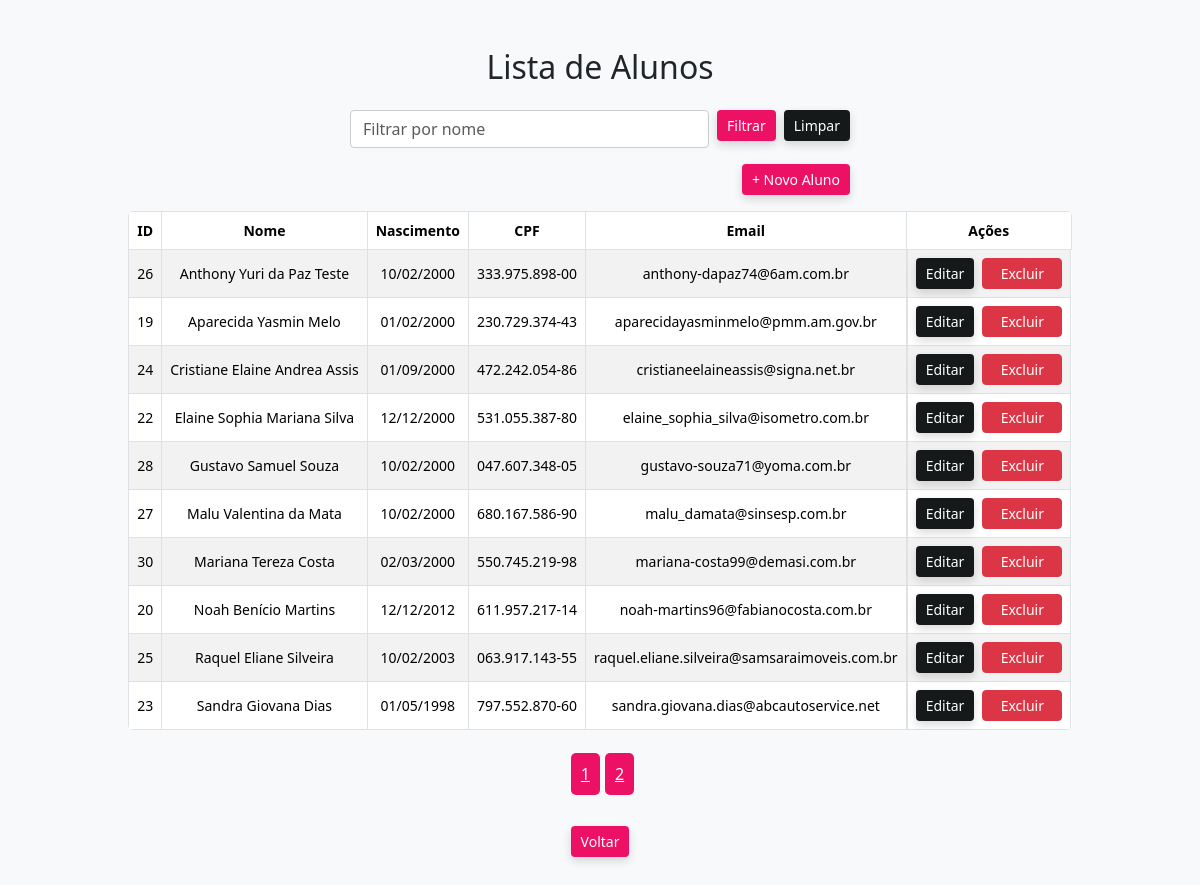
/index.php/Aluno (signed in), run on the app's committed database.
### tables this page shows
CREATE TABLE `alunos` (
  `id_aluno` bigint(20) NOT NULL,
  `nome_aluno` varchar(255) NOT NULL,
  `data_nascimento` date NOT NULL,
  `cpf_aluno` varchar(255) NOT NULL,
  `email_aluno` varchar(255) NOT NULL,
  `senha_aluno` varchar(255) NOT NULL,
  `criado_em` datetime NOT NULL
);

### app/Core/Controller.php (called while the page is built, shortened)
<?php
class Controller {
    public function model($model) {
        $modelClass = "App\\Models\\$model";
        return new $modelClass();
    }
    public function view($view, $dados = []) {
        $viewPath = __DIR__ . "/../Views/$view.php";
        extract($dados);
        require $viewPath;
    }
}

### app/Controllers/AlunoController.php (called while the page is built, shortened)
<?php
class AlunoController extends Controller {
   public function index() {
        $alunoModel = $this->model('Aluno');
        $filtroNome = $_GET['nome'] ?? null;
        if ($filtroNome) {
            $alunos = $alunoModel->listarPorNome($filtroNome);
        } else {
            $alunos = $alunoModel->listar();
        }
        $ordenacao = new OrdenacaoService();
        $alunosOrdenados = $ordenacao->ordenar($alunos, 'nome_aluno', 'asc');
        $paginaAtual = $_GET['pagina'] ?? 1;
        $resultadoPaginado = $ordenacao->paginar($alunosOrdenados, $paginaAtual, 10);
        $this->view('alunos/listar', ['alunos' => $resultadoPaginado]);
    }
}

### app/Core/App.php (called while the page is built, shortened)
<?php
class App {
    protected $controller = 'HomeController';
    protected $method = 'index';
    protected $routes = [
        'Home' => 'HomeController@index',
        'Aluno' => 'AlunoController@index',
        'Aluno/cadastrar' => 'AlunoController@cadastrar',
        'Aluno/atualizar' => 'AlunoController@atualizar',
        'Aluno/atualizarSenha' => 'AlunoController@atualizarSenha',
        'Aluno/deletar' => 'AlunoController@deletar',
        'Turma' => 'TurmaController@index',
        'Turma/cadastrar' => 'TurmaController@cadastrar',
        'Turma/deletar' => 'TurmaController@deletar',
        'Administrador' => 'AdministradorController@index',
        'Administrador/cadastrar' => 'AdministradorController@cadastrar',
        'Administrador/atualizar' => 'AdministradorController@atualizar',
        'Administrador/deletar' => 'AdministradorController@deletar',
        'Login' => 'LoginController@index',
        'Login/autenticar' => 'LoginController@autenticar',
        'Login/sair' => 'LoginController@sair',
        'Matricula/obterMatriculas' => 'MatriculaController@obterMatriculas',
        'Matricula/cadastrar' => 'MatriculaController@cadastrar',
        'Matricula/deletar' => 'MatriculaController@deletar',
    ];
    public function __construct() {
        $url = $this->parseUrl();
        $routeKey = implode('/', array_slice($url, 0, 2));
        if (array_key_exists($routeKey, $this->routes)) {
            $controllerMethod = explode('@', $this->routes[$routeKey]);
            $this->controller = $controllerMethod[0];
            $this->method = $controllerMethod[1];
        } else {
            $this->controller = isset($url[0]) ? ucfirst($url[0]) . 'Controller' : $this->controller;
            $this->method = isset($url[1]) ? $url[1] : $this->method;
            $this->params = array_slice($url, 2);
        }
        $this->params = array_slice($url, 2);
        $controller = new $controllerInstance;
        call_user_func_array([$controller, $this->method], $this->params);
    }
    public function parseUrl() {
        if (isset($_GET['url'])) {
            $url = rtrim($_GET['url'], '/');
            $url = filter_var($url, FILTER_SANITIZE_URL);
            return explode('/', $url);
        }
        return [];
    }
}

### public/index.php (called while the page is built, shortened)
<?php
require_once __DIR__ . '/../app/Helpers/url.php';
$app = new App();

### index.php (called while the page is built, shortened)
<?php
$root = str_replace('\\', '/', __DIR__);
$publicDir = $root . '/public';
require $publicDir . '/index.php';

### app/Helpers/url.php (called while the page is built)
<?php
if (!function_exists('url')) {
    function url(string $path = ''): string {
        $path = ltrim($path, '/');
        $base = defined('BASE_URL') ? rtrim(BASE_URL, '/') : '';
        return $base . '/index.php/' . $path;
    }
}
if (!function_exists('asset')) {
    function asset(string $path = ''): string {
        $path = ltrim($path, '/');
        $scriptName = str_replace('\\', '/', $_SERVER['SCRIPT_NAME']);
        $publicDir = rtrim(str_replace('index.php', '', $scriptName), '/');
        return $publicDir . '/public/assets/' . $path;
    }
}

### app/Core/Model.php (called while the page is built, shortened)
<?php
class Model
{
    public function __construct()
    {
        $dsn = "mysql:host=" . Config::$DB['host'] . ";dbname=" . Config::$DB['name'] . ";charset=utf8mb4";
        try {
            $this->conn = new PDO(
                $dsn,
                Config::$DB['user'],
                Config::$DB['pass'],
                [
                    PDO::MYSQL_ATTR_INIT_COMMAND => "SET NAMES utf8mb4"
                ]
            );
        } catch (PDOException $e) {
            die("Erro de conexão com o banco de dados: " . $e->getMessage());
        }
    }
}

### app/Models/Aluno.php (called while the page is built, shortened)
<?php
class Aluno extends Model
{
    public function listar()
    {
        $stmt = $this->conn->query("
            SELECT id_aluno, nome_aluno, data_nascimento, cpf_aluno, email_aluno, criado_em
            FROM alunos
            ORDER BY id_aluno DESC
        ");
        return $stmt->fetchAll(PDO::FETCH_ASSOC);
    }
}

### app/Views/alunos/listar.php (the view, shortened to what this page needs)
<!DOCTYPE html>
<html lang="pt-br">
<head>
    <link href="https://cdn.jsdelivr.net/npm/bootstrap@5.3.3/dist/css/bootstrap.min.css" rel="stylesheet">
    <link href="<?php echo asset('css/alunos.css') ?>" rel="stylesheet">
</head>
<body>
<div class="container my-5 d-flex flex-column align-items-center">
    <h2 class="mb-4">Lista de Alunos</h2>
    <form method="GET" action="<?php echo url('Aluno') ?>" class="d-flex gap-2 mb-3 w-100" style="max-width: 500px;">
        <input type="text" name="nome" class="form-control" placeholder="Filtrar por nome"
               value="<?php echo htmlspecialchars($_GET['nome'] ?? '') ?>" />
        <button type="submit" class="btn-pink">Filtrar</button>
        <a href="<?php echo url('Aluno') ?>" class="btn-gray">Limpar</a>
    </form>
    <div class="mb-3 w-100 text-end" style="max-width: 500px;">
        <a href="<?php echo url('Aluno/cadastrar') ?>" class="btn-pink">+ Novo Aluno</a>
    </div>
    <div class="table-responsive" style="max-width: 1000px;">
        <table class="table table-striped table-bordered text-center">
            <thead class="table-gray">
                <tr>
                    <th>ID</th>
                    <th>Nome</th>
                    <th>Nascimento</th>
                    <th>CPF</th>
                    <th>Email</th>
                    <th>Ações</th>
                </tr>
            </thead>
            <tbody>
                <?php foreach ($alunos['dados'] as $aluno){ ?>
                <tr>
                    <td><?php echo $aluno['id_aluno'] ?></td>
                    <td><?php echo $aluno['nome_aluno'] ?></td>
                    <td><?php echo (new DateTime($aluno['data_nascimento']))->format('d/m/Y'); ?></td>
                    <td><?php echo $aluno['cpf_aluno'] ?></td>
                    <td><?php echo $aluno['email_aluno'] ?></td>
                    <td class="d-flex justify-content-center gap-2">
                        <a href="<?php echo url('Aluno/atualizar/'.$aluno['id_aluno']) ?>" class="btn-gray btn-sm">Editar</a>
                        <form method="POST" action="<?php echo url('Aluno/deletar/'.$aluno['id_aluno']) ?>"
                              onsubmit="return confirm('Excluir este aluno?');">
                            <button type="submit" class="btn btn-danger btn-sm">Excluir</button>
                        </form>
                    </td>
                </tr>
                <?php } ?>
            </tbody>
        </table>
    </div>
    <nav class="mt-3">
        <ul class="pagination justify-content-center">
            <?php for ($i = 1; $i <= $alunos['total_paginas']; $i++){ ?>
                <li class="page-item <?php echo ($i == $alunos['pagina_atual']) ? 'active' : '' ?>">
                    <a class="page-pink" href="<?php echo url('Aluno?pagina='.$i) ?>"><?php echo $i ?></a>
                </li>
            <?php } ?>
        </ul>
    </nav>
    <div class="mt-4">
        <a href="<?php echo url('Home') ?>" class="btn-pink">Voltar</a>
    </div>
</div>
</body>
</html>

### public/assets/css/alunos.css (style rules this page uses)
body { font-family: 'Segoe UI', Tahoma, Geneva, Verdana, sans-serif; background-color: #f8f9fa; }
.table { background-color: white; border-radius: 5px; overflow: hidden; font-size: 14px; }
.table th, .table td { vertical-align: middle !important; }
.btn { min-width: 80px; }
.btn-pink, .btn-gray { display: inline-flex; justify-content: center; align-items: center; border-radius: 4px; font-weight: 400; box-shadow: 0 4px 10px rgba(0, 0, 0, 0.15); transition: all 0.2s ease-in-out; padding: 5px 10px; font-size: 14px; border: none; text-decoration: none; text-align: center; max-height: 31px; }
.btn-pink { background-color: #ED1165; color: white; }
.btn-gray { background-color: #15191A; color: white; }
.table-gray { background-color: #9b9b9b; color: white; }
.form-control { border-radius: 4px; }
.page-pink { background-color: #ED1165; padding: 10px; border-radius: 5px; color: #fff; margin-left: 5px; }
input.form-control { border: 1px solid #ccc; border-radius: 4px; }

### data on the page
alunos: id_aluno "26", nome_aluno "Anthony Yuri da Paz Teste", data_nascimento "10/02/2000", cpf_aluno "333.975.898-00", email_aluno "anthony-dapaz74@6am.com.br"
alunos: id_aluno "19", nome_aluno "Aparecida Yasmin Melo", data_nascimento "01/02/2000", cpf_aluno "230.729.374-43", email_aluno "aparecidayasminmelo@pmm.am.gov.br"
alunos: id_aluno "24", nome_aluno "Cristiane Elaine Andrea Assis", data_nascimento "01/09/2000", cpf_aluno "472.242.054-86", email_aluno "cristianeelaineassis@signa.net.br"
alunos: id_aluno "22", nome_aluno "Elaine Sophia Mariana Silva", data_nascimento "12/12/2000", cpf_aluno "531.055.387-80", email_aluno "elaine_sophia_silva@isometro.com.br"
alunos: id_aluno "28", nome_aluno "Gustavo Samuel Souza", data_nascimento "10/02/2000", cpf_aluno "047.607.348-05", email_aluno "gustavo-souza71@yoma.com.br"
alunos: id_aluno "27", nome_aluno "Malu Valentina da Mata", data_nascimento "10/02/2000", cpf_aluno "680.167.586-90", email_aluno "malu_damata@sinsesp.com.br"
alunos: id_aluno "30", nome_aluno "Mariana Tereza Costa", data_nascimento "02/03/2000", cpf_aluno "550.745.219-98", email_aluno "mariana-costa99@demasi.com.br"
alunos: id_aluno "20", nome_aluno "Noah Benício Martins", data_nascimento "12/12/2012", cpf_aluno "611.957.217-14", email_aluno "noah-martins96@fabianocosta.com.br"
alunos: id_aluno "25", nome_aluno "Raquel Eliane Silveira", data_nascimento "10/02/2003", cpf_aluno "063.917.143-55", email_aluno "raquel.eliane.silveira@samsaraimoveis.com.br"
alunos: id_aluno "23", nome_aluno "Sandra Giovana Dias", data_nascimento "01/05/1998", cpf_aluno "797.552.870-60", email_aluno "sandra.giovana.dias@abcautoservice.net"
